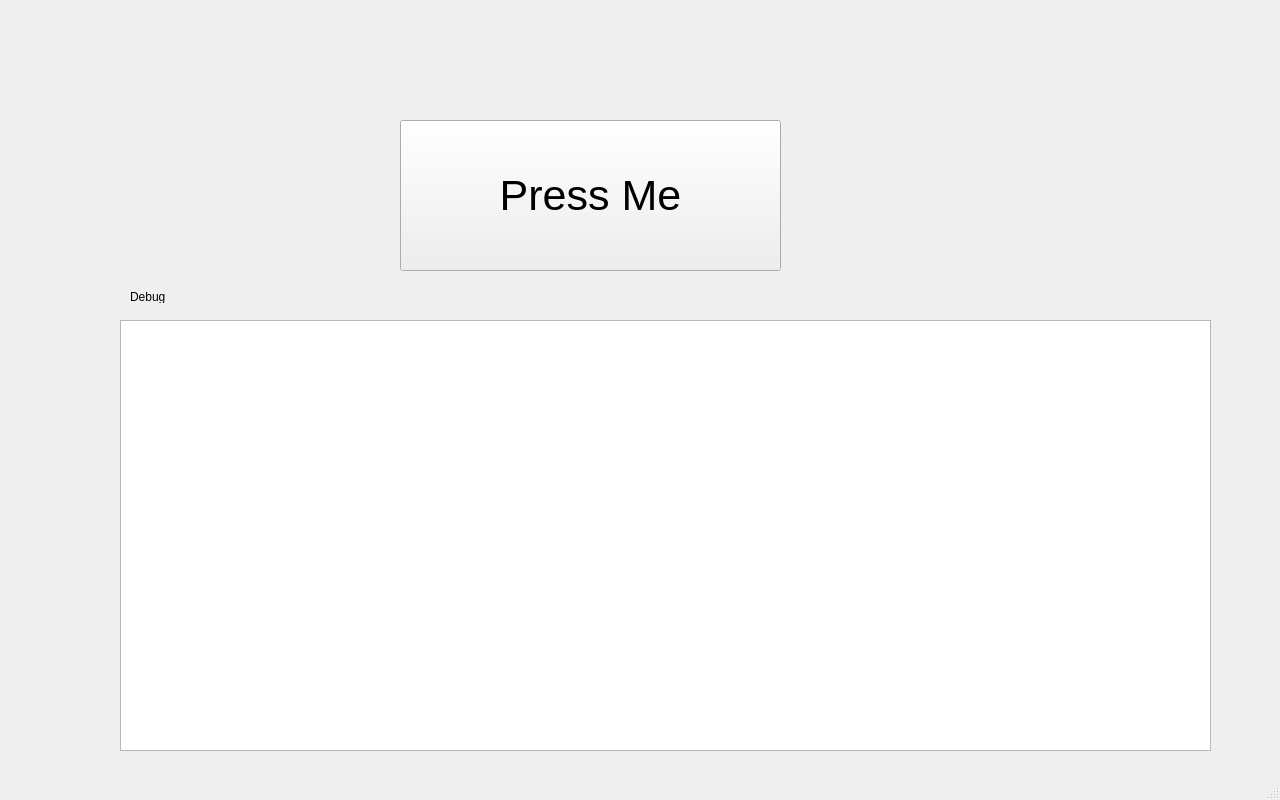
<?xml version="1.0" encoding="UTF-8"?>
<ui version="4.0">
 <class>MainWindow</class>
 <widget class="QMainWindow" name="MainWindow">
  <property name="geometry">
   <rect>
    <x>0</x>
    <y>0</y>
    <width>1280</width>
    <height>800</height>
   </rect>
  </property>
  <property name="windowTitle">
   <string>MainWindow</string>
  </property>
  <widget class="QWidget" name="centralwidget">
   <widget class="QPlainTextEdit" name="PTE_Debug">
    <property name="geometry">
     <rect>
      <x>120</x>
      <y>320</y>
      <width>1091</width>
      <height>431</height>
     </rect>
    </property>
   </widget>
   <widget class="QLabel" name="label">
    <property name="geometry">
     <rect>
      <x>130</x>
      <y>290</y>
      <width>47</width>
      <height>13</height>
     </rect>
    </property>
    <property name="text">
     <string>Debug</string>
    </property>
   </widget>
   <widget class="QPushButton" name="PB_Test">
    <property name="geometry">
     <rect>
      <x>400</x>
      <y>120</y>
      <width>381</width>
      <height>151</height>
     </rect>
    </property>
    <property name="font">
     <font>
      <pointsize>32</pointsize>
     </font>
    </property>
    <property name="text">
     <string>Press Me</string>
    </property>
   </widget>
  </widget>
  <widget class="QMenuBar" name="menubar">
   <property name="geometry">
    <rect>
     <x>0</x>
     <y>0</y>
     <width>1280</width>
     <height>21</height>
    </rect>
   </property>
  </widget>
  <widget class="QStatusBar" name="statusbar"/>
 </widget>
 <resources/>
 <connections/>
</ui>
